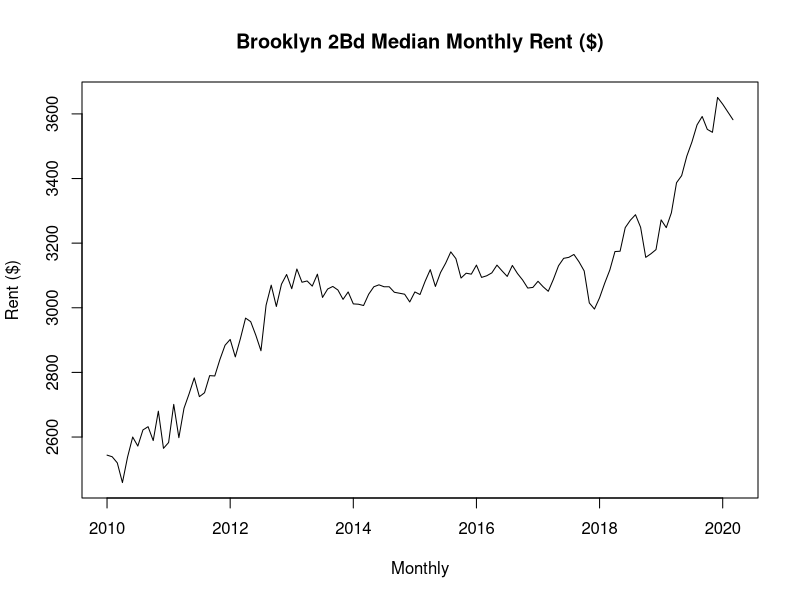
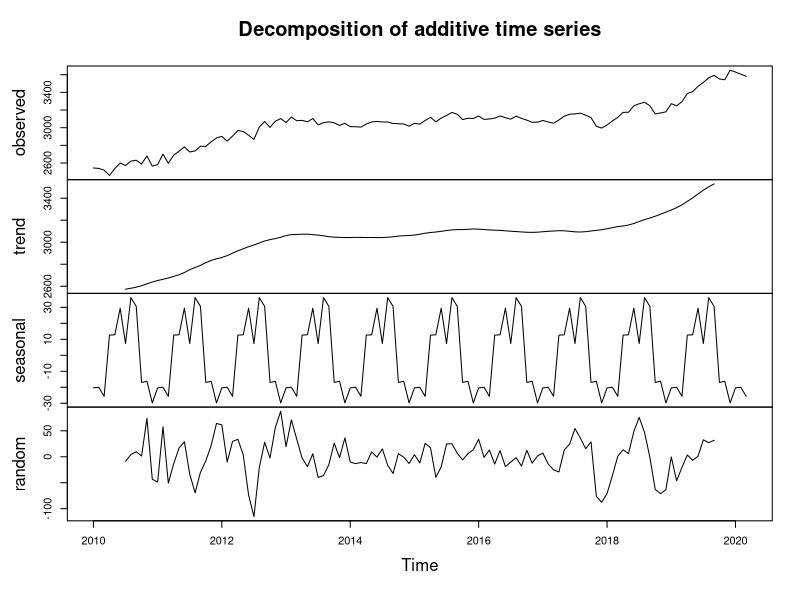
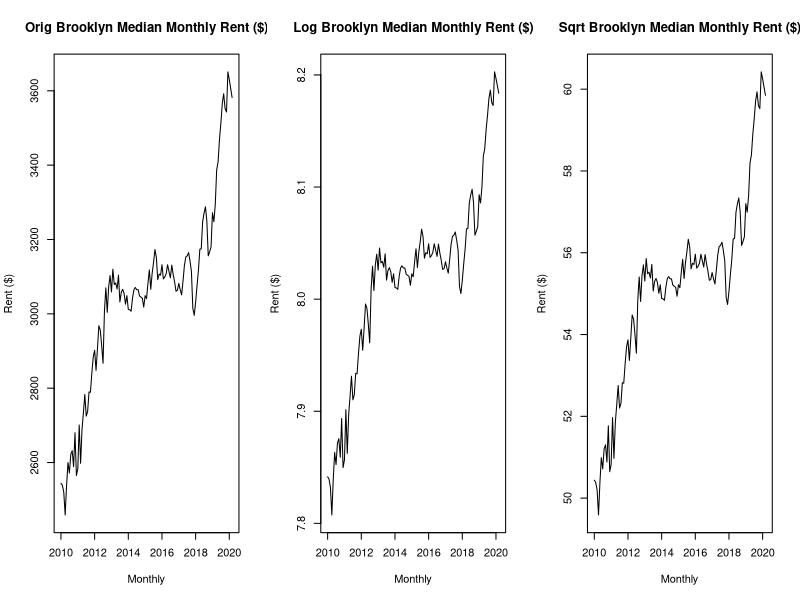
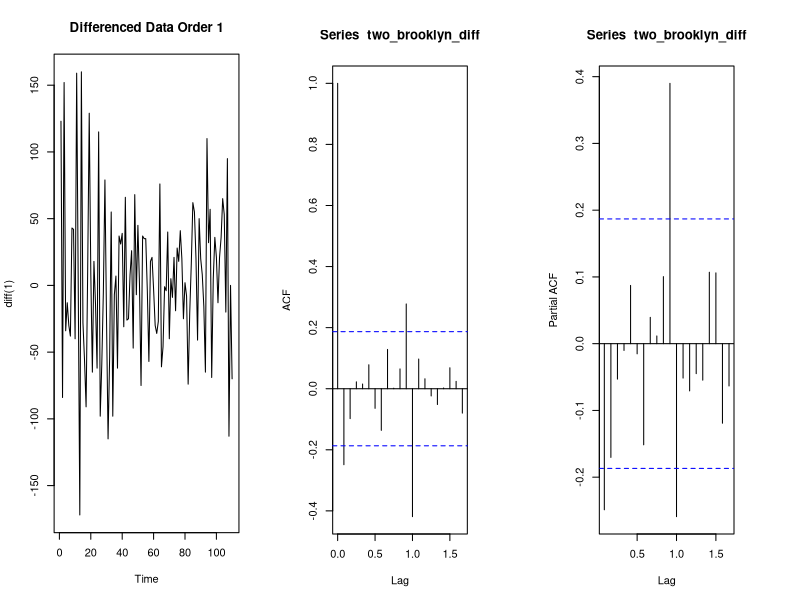
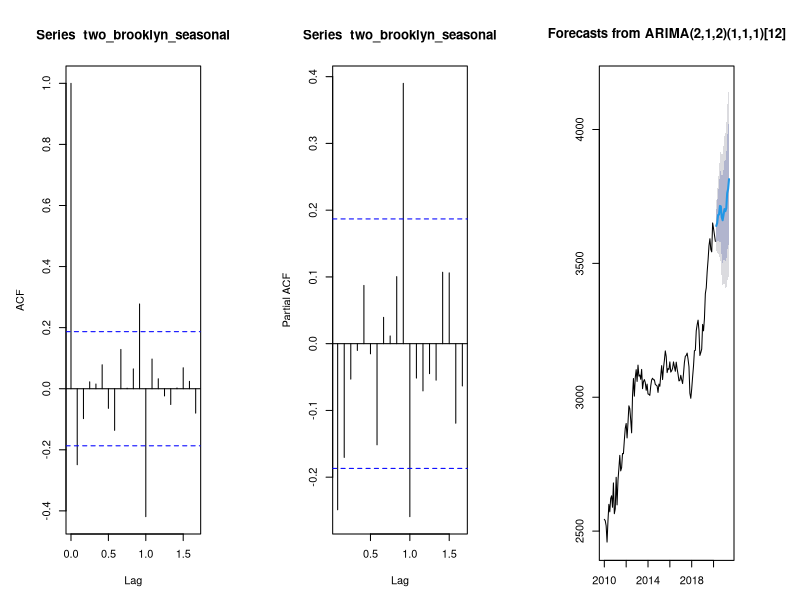
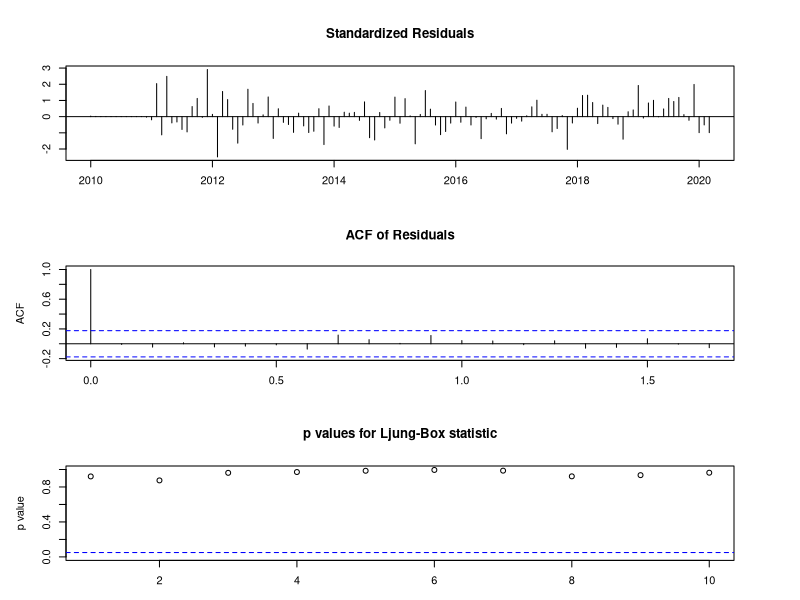
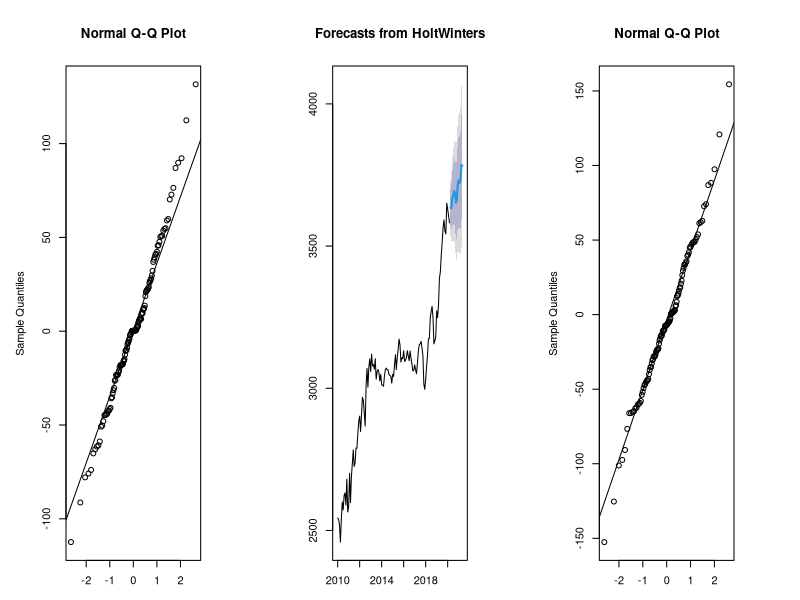

These charts were generated, in order, by the following R code:

#libraries
library(dplyr)
library(zoo)
library(data.table)
library(tidyr)
library(tseries)
library(forecast)

#Median Rental Prices in NYC 01/10 - 03/20 (data as of 4/25/20) from StreetEasy.
##https://streeteasy.com/blog/data-dashboard/
  
#read in data : 
#the full downloadable dataset does not break out rental type, so I read them in separately and combined
setwd("")
OneBd <- read.csv("rentals2/OneBd/medianAskingRent_OneBd.csv")
OneBd$RentalType <- "OneBd"
Studio<- read.csv("rentals2/Studio/medianAskingRent_Studio.csv")
Studio$RentalType <- "Studio"
ThreePlusBd <- read.csv("rentals2/ThreePlusBd/medianAskingRent_ThreePlusBd.csv")
ThreePlusBd$RentalType <- "ThreePlusBd"
TwoBd <- read.csv("rentals2/TwoBd/medianAskingRent_TwoBd.csv")
TwoBd$RentalType <- "TwoBd"

df <- Reduce(function(x,y) merge(x,y,all=TRUE),list(Studio,OneBd,TwoBd,ThreePlusBd))%>%select("RentalType",everything())
head(df)

#clean data :
#remove rows where there are more than 3 consecutive NA values 
nyc_rent <- df[apply(df, 1, function(x) all(with(rle(is.na(x)), lengths[values]) <3)),]

#replace remaining NAs with last-observation-carried-forward method
nyc_rent_clean <- zoo::na.locf(nyc_rent, fromLast=TRUE)

#clean rental column names
names(nyc_rent_clean)[5:127] <- substring(names(nyc_rent_clean)[5:127],2)

#transform data :
#transform data to have single record per year per month
nyc_rent_agg <- nyc_rent_clean %>% pivot_longer(-c(RentalType:areaType))%>%separate(name,into=c("year","month"))

#create single rental value per RentalType per Burough per Year per Month (aggregate from areaName)
nyc_rent_agg <- nyc_rent_agg %>% group_by(RentalType,Borough,year,month) %>% mutate(Rental_Value=round(mean(value),0))

#combine month , year into single date
nyc_rent_agg$date <- as.yearmon(paste(nyc_rent_agg$year,nyc_rent_agg$month),"%Y %m")

#convert date type to date
nyc_rent_agg <- transform(nyc_rent_agg, date = as.Date(date))
#nyc_rent_agg

#data exploration :
two_brooklyn <- nyc_rent_agg %>% filter(RentalType=="TwoBd"&Borough=="Brooklyn")
two_brooklyn <- two_brooklyn[,5:ncol(two_brooklyn)]%>%select(-value,-month,-year)
two_brooklyn <- unique(two_brooklyn)
attach(two_brooklyn)

#convert dataframe to time series object
two_brooklyn <- ts(two_brooklyn[,1],start = c(2010,1), frequency = 12)

#plot the time series
plot(two_brooklyn,plot.type = 'single',ylab="Rent ($)",xlab="Monthly",main="Brooklyn 2Bd Median Monthly Rent ($)")


#From the plot, there is a bit of a logarithmic trend to the data with potential seasonality. The data does not appear stationary.

#I can take a look at a classical decomposition chart and perform a Dickey-Fuller test to confirm that the time series is not stationary.
decomp <- decompose((two_brooklyn),type="additive")
plot(decomp)

#From the classical decomposition, can see a clear trend and a seasonal pattern to the data. Because the data is monthly, the seasonal period is 12. 

#To test for unit-root, perform DF test. The H0 (null hypothesis) : the time series is non-stationary.
#test for unit-root using Dickey-Fuller Test; 
adf.test(two_brooklyn)


#The p-value is 0.5892, so I do not reject H0. Because the time series is non-stationary, I can apply a difference of order 1 to correct the unit-root.


#Also, will do a quick check if a log or sqrt transformation would help stabilize the data.
par(mfrow=c(1,3))
plot((two_brooklyn),plot.type = 'single',ylab="Rent ($)",xlab="Monthly",main="Orig Brooklyn Median Monthly Rent ($)")
plot(log(two_brooklyn),plot.type = 'single',ylab="Rent ($)",xlab="Monthly",main="Log Brooklyn Median Monthly Rent ($)")
plot(sqrt(two_brooklyn),plot.type = 'single',ylab="Rent ($)",xlab="Monthly",main="Sqrt Brooklyn Median Monthly Rent ($)")

#From the plots, the transformations are not doing much.

#Let's take a look at a differencing transformation. And re-test the time series for stationarity.
#two steps for differencing; 1 to remove trend and 1 to remove season
two_brooklyn_diff <- diff(diff(two_brooklyn,lag=12)) 
plot(ts(two_brooklyn_diff),
     ylab="diff(1)",main="Differenced Data Order 1")

#test for unit-root using Dickey-Fuller Test; 
adf.test(two_brooklyn_diff)

#The p-value from the DF test is now 0.01, so the time series is now stationary.

par(mar=c(5,5,5,5))
#par(mfrow=c(1,2))
acf(two_brooklyn_diff)
pacf(two_brooklyn_diff)

#From the plots, it seems reasonable to consider a low order ARMA model. A potential candidates is an ARMA(1,1) model with a difference of order 1. The PACF cuts off after lag 1 decaying to 0 and the ACF cuts off after lag 1 decaying to 0. 

#Additionally from the plots, although they cut off early, siginifcance comes back around month 12 (Lag 1.0). This periodic pattern is a characteristic of seasonality with period 12. 

#So, in the next steps I consider seasonality.
par(mar=c(5,5,5,5))
#saw that log, sqrt did not do much 
#have a differencing of order 12  to take out seasonal component
#have outside differencing of order 1 to remove unit root
two_brooklyn_seasonal <- diff(diff(two_brooklyn),12)
acf(two_brooklyn_seasonal)
pacf(two_brooklyn_seasonal)

#From the plots, there are multiple interpretations I can take to come up with a basket of models to run through a model selection process. First, for the non-seasonal ARMA(p,q) model there is a decaying pattern in the ACF and PACF, so can choose p=2 and q=2. Second, for the seasonal ARMA(P,Q) model can see strong autocorrelation around lag 12 and strong partial autocorrelation around lag 12 (neighborhood of lag 12). Both the ACF and PACF cut offs and in general, an MA model works better, so can choose P=0 and Q=1. I use ARMA(2,2) and SARMA(0,1). 


par(mar=c(3,5,5,5))
fit_seasonal <- Arima(two_brooklyn,order=c(2,1,2),seasonal=list(order=c(1,1,1),period=12))

#forecast next 105values for full 2020 and first half of 2021
plot(forecast(fit_seasonal,h=15))
tsdiag(fit_seasonal)
#check that data is coming from a normal population, data roughly follows the line.
qqnorm(residuals(fit_seasonal))
qqline(residuals(fit_seasonal))

#There are 5 parameters to this model, 4 non-seasonal AR(4) and MA(4) and 1 seasonal MA(1). From the fit, 1 parameter is significant (interval does not contain 0) SMA(1). The AR(1) and MA(1) parameter is not signifcant as the interval contains 0. The plot of the forecast looks reasonable and the diagnostics indicate that the model is an adequate model as the ACF of the residuals and p-values are not significant (lag 0 is always 1 in the ACF of residuals). The AIC value is 1171.8. I'll try out a few difference class of models and compare to be sure this model is the best choice. 


fit_seasonal1 <- Arima(two_brooklyn,order=c(2,1,2),seasonal=list(order=c(1,1,1),period=12))
fit_seasonal2 <- Arima(two_brooklyn,order=c(2,1,2),seasonal=list(order=c(0,1,1),period=12))
fit_seasonal2.1 <- Arima(two_brooklyn,order=c(2,1,1),seasonal=list(order=c(0,1,1),period=12))
fit_seasonal3 <- Arima(two_brooklyn,order=c(2,1,0),seasonal=list(order=c(0,1,1),period=12))
fit_seasonal4 <- Arima(two_brooklyn,order=c(1,1,0),seasonal=list(order=c(1,1,1),period=12))
fit_seasonal5 <- Arima(two_brooklyn,order=c(2,1,1),seasonal=list(order=c(1,1,1),period=12))
fit_seasonal6 <- Arima(two_brooklyn,order=c(1,1,1),seasonal=list(order=c(0,1,1),period=12))

simfcast <- forecast(fit_seasonal1,h=15)


#The next 14 forecasted values (complete 2020 and first half 2021) are :
simfcast

#For good measure, I can also perform a non-ARMA forecasting method and compare with the ARMA model. 
#Holt-Winters Forecast 
fit_hw <- HoltWinters(two_brooklyn,seasonal = "additive")
brooklynfcast_hw <- forecast(fit_hw, h=14)
plot(forecast(brooklynfcast_hw))
qqnorm(residuals(fit_hw))
qqline(residuals(fit_hw))

#Both the seasonal ARIMA and seasonal Holt-Winters models look reasonable, but forecast accuracy is an important aspect in determining an appropriate model. To judge forecast accuracy, I used an out-of-sample forecast validation to compare the two methods. My validation sample size was about 11% of the total sample size or the 14 most recent observations. With seasonal data, it is important to hold back a enough of the seasonality in the test sample.
#I used the root mean square error (RMSE), Mean Absolute Error (MAE), and Mean absolute Percentage Error (MAPE) measures to evaluate the forecast.

length(two_brooklyn) #123
test <- two_brooklyn[110:123]
train <- two_brooklyn[1:109]
fit_arima <- fit_seasonal1 #(2,1,2) x (1,1,1)[12]  
arimafcast <- forecast(fit_arima,h=14)
arimaerr <- test-arimafcast$mean
arimamae <- mean(abs(arimaerr))
arimarmse<- sqrt(mean(arimaerr^2))
arimamape <- mean(abs((arimaerr*100)/test))
print(c(arimamae,arimarmse,arimamape))

test1 <- two_brooklyn[110:123]
train1 <- two_brooklyn[1:109]
traints <- ts(train1,frequency = 12)
fit_hw <- HoltWinters(traints,seasonal = "additive")
hwfcast <- forecast(fit_hw,h=14)
HWerr = test1-hwfcast$mean
HWmae <- mean(abs(HWerr))
HWrmse <- sqrt(mean(HWerr^2))
HWmape <- mean(abs((HWerr*100)/test1))
print(c(HWmae,HWrmse,HWmape))
